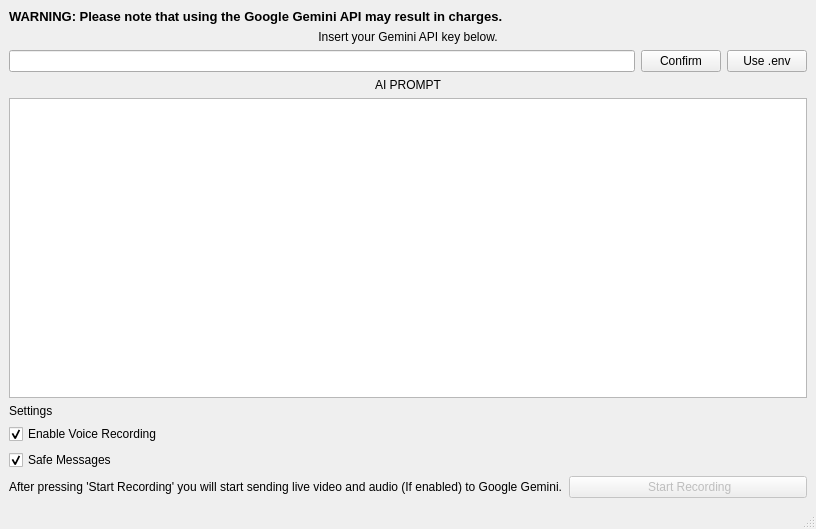
<?xml version="1.0" encoding="UTF-8"?>
<ui version="4.0">
 <class>MainWindow</class>
 <widget class="QMainWindow" name="MainWindow">
  <property name="geometry">
   <rect>
    <x>0</x>
    <y>0</y>
    <width>816</width>
    <height>529</height>
   </rect>
  </property>
  <property name="windowTitle">
   <string>MainWindow</string>
  </property>
  <widget class="QWidget" name="centralwidget">
   <layout class="QVBoxLayout" name="verticalLayout_2">
    <item>
     <widget class="QLabel" name="label_4">
      <property name="font">
       <font>
        <family>Segoe UI</family>
        <pointsize>10</pointsize>
        <weight>75</weight>
        <bold>true</bold>
       </font>
      </property>
      <property name="text">
       <string>WARNING: Please note that using the Google Gemini API may result in charges.</string>
      </property>
     </widget>
    </item>
    <item>
     <layout class="QVBoxLayout" name="verticalLayout">
      <property name="spacing">
       <number>6</number>
      </property>
      <property name="sizeConstraint">
       <enum>QLayout::SetDefaultConstraint</enum>
      </property>
      <item>
       <widget class="QLabel" name="label">
        <property name="text">
         <string>Insert your Gemini API key below.</string>
        </property>
        <property name="alignment">
         <set>Qt::AlignCenter</set>
        </property>
       </widget>
      </item>
      <item>
       <layout class="QHBoxLayout" name="keyLayout">
        <item>
         <widget class="QLineEdit" name="apiKeyInput">
          <property name="echoMode">
           <enum>QLineEdit::Password</enum>
          </property>
          <property name="placeholderText">
           <string/>
          </property>
         </widget>
        </item>
        <item>
         <widget class="QPushButton" name="confirmKeyBtn">
          <property name="text">
           <string>Confirm</string>
          </property>
         </widget>
        </item>
        <item>
         <widget class="QPushButton" name="envUseButton">
          <property name="text">
           <string>Use .env</string>
          </property>
         </widget>
        </item>
       </layout>
      </item>
     </layout>
    </item>
    <item>
     <layout class="QVBoxLayout" name="promptLayout">
      <item>
       <widget class="QLabel" name="label_2">
        <property name="text">
         <string>AI PROMPT</string>
        </property>
        <property name="alignment">
         <set>Qt::AlignCenter</set>
        </property>
       </widget>
      </item>
      <item>
       <widget class="QPlainTextEdit" name="promptInput">
        <property name="backgroundVisible">
         <bool>false</bool>
        </property>
        <property name="centerOnScroll">
         <bool>false</bool>
        </property>
       </widget>
      </item>
     </layout>
    </item>
    <item>
     <layout class="QVBoxLayout" name="settingsLayout">
      <item>
       <widget class="QLabel" name="label_3">
        <property name="text">
         <string>Settings</string>
        </property>
       </widget>
      </item>
      <item>
       <widget class="QCheckBox" name="enableVoiceBox">
        <property name="enabled">
         <bool>true</bool>
        </property>
        <property name="text">
         <string>Enable Voice Recording</string>
        </property>
        <property name="checked">
         <bool>true</bool>
        </property>
        <property name="tristate">
         <bool>false</bool>
        </property>
       </widget>
      </item>
      <item>
       <widget class="QCheckBox" name="enableSafetyBox">
        <property name="text">
         <string>Safe Messages</string>
        </property>
        <property name="checked">
         <bool>true</bool>
        </property>
       </widget>
      </item>
     </layout>
    </item>
    <item>
     <layout class="QHBoxLayout" name="horizontalLayout">
      <property name="sizeConstraint">
       <enum>QLayout::SetDefaultConstraint</enum>
      </property>
      <item>
       <widget class="QLabel" name="label_5">
        <property name="text">
         <string>After pressing 'Start Recording' you will start sending live video and audio (If enabled) to Google Gemini.</string>
        </property>
       </widget>
      </item>
      <item>
       <widget class="QPushButton" name="startRecordButton">
        <property name="enabled">
         <bool>false</bool>
        </property>
        <property name="text">
         <string> Start Recording</string>
        </property>
       </widget>
      </item>
     </layout>
    </item>
   </layout>
  </widget>
  <widget class="QMenuBar" name="menubar">
   <property name="geometry">
    <rect>
     <x>0</x>
     <y>0</y>
     <width>816</width>
     <height>21</height>
    </rect>
   </property>
  </widget>
  <widget class="QStatusBar" name="statusbar"/>
 </widget>
 <resources/>
 <connections/>
</ui>
